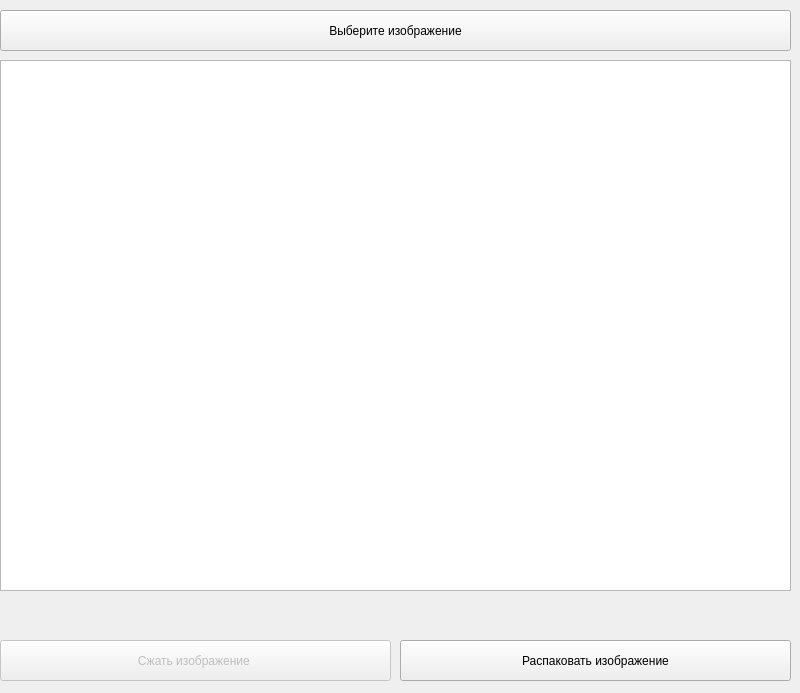
<?xml version="1.0" encoding="UTF-8"?>
<ui version="4.0">
 <class>ImageConverter</class>
 <widget class="QMainWindow" name="ImageConverter">
  <property name="geometry">
   <rect>
    <x>0</x>
    <y>0</y>
    <width>800</width>
    <height>693</height>
   </rect>
  </property>
  <property name="windowTitle">
   <string>Converter image</string>
  </property>
  <widget class="QWidget" name="centralwidget">
   <widget class="QPushButton" name="selectButton">
    <property name="geometry">
     <rect>
      <x>0</x>
      <y>10</y>
      <width>791</width>
      <height>41</height>
     </rect>
    </property>
    <property name="text">
     <string>Выберите изображение</string>
    </property>
   </widget>
   <widget class="QGraphicsView" name="graphicsView">
    <property name="geometry">
     <rect>
      <x>0</x>
      <y>60</y>
      <width>791</width>
      <height>531</height>
     </rect>
    </property>
   </widget>
   <widget class="QLabel" name="infoLabel">
    <property name="geometry">
     <rect>
      <x>0</x>
      <y>600</y>
      <width>791</width>
      <height>31</height>
     </rect>
    </property>
    <property name="text">
     <string/>
    </property>
   </widget>
   <widget class="QPushButton" name="saveButton">
    <property name="enabled">
     <bool>false</bool>
    </property>
    <property name="geometry">
     <rect>
      <x>0</x>
      <y>640</y>
      <width>391</width>
      <height>41</height>
     </rect>
    </property>
    <property name="text">
     <string>Сжать изображение </string>
    </property>
   </widget>
   <widget class="QPushButton" name="unpackButton">
    <property name="geometry">
     <rect>
      <x>400</x>
      <y>640</y>
      <width>391</width>
      <height>41</height>
     </rect>
    </property>
    <property name="text">
     <string>Распаковать изображение</string>
    </property>
   </widget>
  </widget>
 </widget>
 <resources/>
 <connections/>
</ui>
